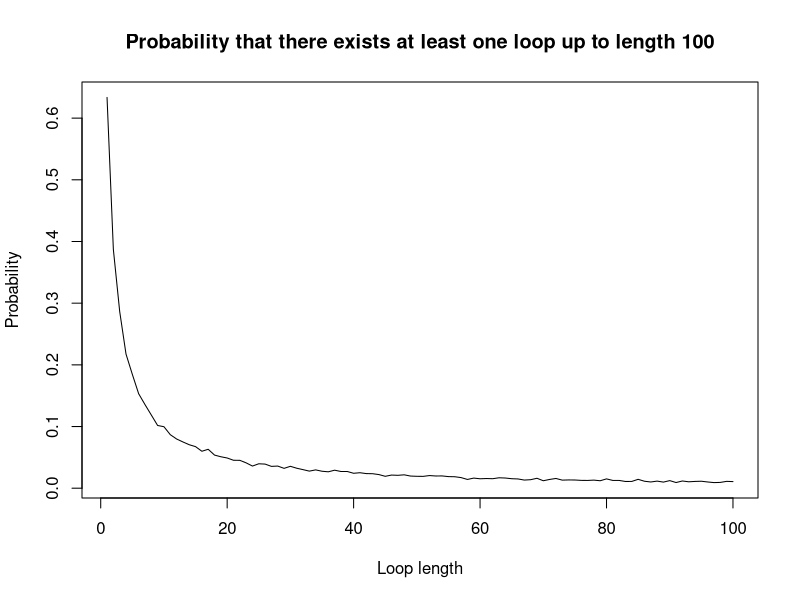

Generate this figure with R:
## Group34:Vangelis Antypas: s2449453, Jihan Li: s2322347, Daniel Kwok: s2308472
## Github repository address: 'https://github.com/Dani206-2/Project2'
## Contribution: Daniel created the github repository and invited Vangelis and 
## Jihan. Q1: Daniel+Jihan, Q2: Daniel, Q5: Daniel+Jihan, Q3,Q4,Q6: Vangelis
## For the sake of keeping a record, we have reported who worked on
## every question. However the submissions are not a product of individual work 
## because we worked by getting together and talking about the questions and 
## this just cannot be tracked. As far as we are concerned the distribution of 
## work was as uniform as possible.

## ----------------------------------------------------------------------------

## The function Pone, aims to calculate the probability of an individual  
## prisoner finding their own number in n tries. Depending on the chosen 
## strategy, Pone generates a sequence of the boxes the prisoner is going 
## through, along with the corresponding card numbers.
 

## Inputs: n: the number of prisoners divided by 2, k: the prison number through 
## "..." notation, strategy: 3 strategies to choose, through "..." notation
## nreps: number of simulations, the default value is set to 10,000.

## Output: probability of success for the chosen strategy for an individual
## prisoner.

## The function Pone is defined right after, the (sub)function Psub, which is 
## utilized in the definition of Pone

## ----------------------------------------------------------------------------

## The function Psub, aims to minimize the overlap between the function Pone
## and the function Pall, which is defined later on.

## Inputs: n,k,strategy and a 2n-vector cardseq representing the sequence of
## cards in the corresponding boxes, i.e cardseq[k] is the number of the card
## contained in the box k 

## Output: True if the prisoners finds his number for the given inputs 
## successfully, False otherwise.


## We will use the Sys.time() command to measure the runtime of the entire code

start_time <- Sys.time()

## Control the randomness
set.seed(0)

Psub<-function(n,k,strategy,cardseq){
  succeed=FALSE ## Assume the prisoner fails
  
  ## Checks if the strategy is 1 or 2
  if(strategy==1|strategy==2){
    
    
    
    if(strategy==1){ ## For strategy 1, pick box k
      
      card<-cardseq[k] ## The first card to be read
      
    } else { ## For strategy 2, random initial choice
      
      boxopen<-sample(seq(1,2*n),1) ## The box that the prisoner opens 
      card<-cardseq[boxopen] ## The card number in that box
    }
    
    
    i<-1 ## Set the number of boxes opened to be 1
    
    ## If the card is not found and boxes opened is less than n
    while (card!=k & i<n){
      
      ## Update the card read by using the previous card number to find
      ## the corresponding box number
      card<-cardseq[card] 
      i<-i+1 ## Increase the count by 1
    }
    
    ## If the prisoner finds the card before opening n cards, then succeed!
    if(card==k){
      succeed=TRUE
    }
  }
  
  if (strategy==3){## For strategy 3, random guessing 
    
    openseq<-sample(seq(1,2*n),n) ## Create a sequence of boxes to be opened
    
    ## If the prisoner number is in one of the n boxes, it counts as success
    if (k %in% cardseq[openseq]){
      succeed=TRUE
      
    }
  }
  succeed ## Output: either TRUE or FALSE
}

## ----------------------------------------------------------------------------

Pone<-function (n,nreps=10000,...){
  ## We set the number of successes as 0
  success<-0
  
  
  ## Repeating the simulation for nreps times
  for (i in 1:nreps){
    cardseq<-c() ## Generate an empty vector for cardseq
    cardseq<- sample(seq(1,2*n),2*n) ## Randomly allocate cards to boxes
    
    ## We use the Psub function to run the simulation
    result<-Psub(n=n,cardseq=cardseq,...) 
    
    if (result){ ## Add 1 if Psub returns true, indicating success
      success<-success+1 
    }
  }
  success/nreps ## Output:the probability of success
  
}

## ----------------------------------------------------------------------------

## The function Pall aims to calculate the probability of success for all the
## prisoners, i.e. the probability that every single prisoner finds their 
## number, under a given strategy.
## Inputs: n, nreps (same meaning as above)
## plus strategy through '...' notation
## Output: Probability that all the prisoners find their number for the given
## inputs.  


 
Pall<-function(n,nreps=10000,...){
  ## We set the number of successes to 0
  success<-0
  
  ## Repeating the simulation for nreps times
  for (i in 1:nreps){
    cardseq<-c() ## Generate an empty vector for cardseq
    cardseq<- sample(seq(1,2*n),2*n) ## Randomly allocate card no. to boxes
    
    for (k in 1:(2*n)){ ## Test all prisoners from k=1 to 2n
      result<-Psub(n=n,k=k,cardseq=cardseq,...)
      if (result==FALSE){
        break ## If one prisoner fails we can stop the simulation
      }
      if (k==2*n){ ## If the last prisoner succeed, we are successful!
        success<-success+1
      }
    }
    
    
  }
  success/nreps ## Output:the probability of success
  
  
}

## ----------------------------------------------------------------------------


## Demonstration

## For an individual prisoner
## The probability of success is the same for every prisoner (under any 
## strategy), so without loss of generality we demonstrate for prisoner 1


## Probability of success for prisoner 1, for n=5, under strategy=1,2,3

r_ind5=c()

for(i in 1:3){
   
      r_ind5<-c(r_ind5,Pone(n=5,k=1,strategy=i))

}

## Probability of success for prisoner 1, for n=50, under strategy=1,2,3


r_ind50=c()

for(i in 1:3){
   
      r_ind50<-c(r_ind50,(Pone(n=50,k=1,strategy=i)))

}

## For all prisoners
## Probability of success for all prisoners simultaneously, under 
## strategy=1,2,3

r_all5=c()

for(i in 1:3){
   
      r_all5<-append(r_all5,(Pall(n=5,strategy=i)))

}


r_all50=c()

for(i in 1:3){
   
      r_all50=append(r_all50,(Pall(n=50,strategy=i)))

}


## ----------------------------------------------------------------------------

## results : r_ind5 = 0.4959 0.4028 0.4943, r_ind50 = 0.4955 0.3808 0.4947
## r_all5 = 0.3598 0.0001 0.0013, r_all50 = 0.3127 0.0000 0.0000

## ----------------------------------------------------------------------------

## We observe that for the individual cases stretagies 1,3 give better results
## than strategy 2, which matches our theoretical expectations. To understand
## why that is consider the fact that for strategy=1,3 the theoretical 
## probability is 1/2 while for strategy 2 the prisoner can choose a loop that 
## does not contain their number, so in that case they are stuck, which is why
## intuitively the probability for strategy 2 is <1/2. The really surprising 
## result comes when we consider the probability of success for all the 
## prisoners combined. For strategies 2,3 the probabilities of every prisoner
## are independent, because of the random choice of boxes, which makes the 
## combined probability fall off to zero really fast as the number of prisoners
## increases. For strategy 1, we get a very high probabilty compared to the 
## other strategies, because the  individual probabilities of success are no
## longer independent, because we have to take in to account the underlying 
## permutation of boxes. This means that, if for example prisoner 1 finds their
## number then every other prisoner whose number lies on the same loop is also
## going to succeed in finding their number, so the individual successes are 
## not independent. 
## References (for theoretical results): 
## 'https://en.wikipedia.org/wiki/100_prisoners_problem'.



## ----------------------------------------------------------------------------

##  The function dloop aims to estimate, by simulation, the probability of each 
##  loop length from 1 to 2n occurring at least once in a random shuffling of 
##  cards to boxes.

##  Inputs: n, nreps (same meaning as above)

##  Output: The probability of each loop length from 1 to 2n occurring at 
##  least once in a random shuffling of cards to boxes.



dloop<-function(n,nreps){
  
  
  v<-rep(0,2*n) ## Create an empty vector for total occurance for each loop len 
  
  ## Repeating the simulation for nreps times
  for (i in 1:nreps){
    cardseq<-c() 
    cardseq<- sample(seq(1,2*n),2*n) ## Randomly allocate card to boxes
    v.sim<-rep(0,2*n) ### vector used to find whether a loop length has occured 
    
    opencard.seq<-rep(0,2*n) ## assume all card are not opened
    for (k in 1:(2*n)){ ## Test prison number from 1 to 2k
      
      ## Only test cards that are NOT opened
      ## Cards opened will have the same loop length
      ## with one of the previous cards
      
      if(opencard.seq[k]==0){  
        
        loop.len<-1
        card<-cardseq[k] ## The first card to be opened
        
        while (card!=k){
          ## Update the card opened by using the previous card number to find
          ## the corresponding box number
          card<-cardseq[card]
          
          ## Record which card has been opened
          opencard.seq[card]<-1
          
          loop.len<-loop.len+1 ## Increase the loop by 1
        }
        v.sim[loop.len]<-1 ## Enter 1 for the loop length occured
      } 
    }
    
    
    
    ## Update the frequency in vector v by adding v.sim
    v<-v+v.sim
    
  }
  
  
  v/nreps ## Output: Vector with length 2n
}

## ----------------------------------------------------------------------------

## Calculating the probability that there does not exist a loop longer than 50
## for n=50,nreps=10000

u<-dloop(50,10000)
prob<-1 - sum(u[51:100])
## prob is really close to the theoretical probability for strat 1, n=100

## Plotting the probability that there exists a loop of lentgh L=1,...,100

## Plot title
title=c('Probability that there exists at least one loop up to length 100') 


plot(seq(1,100,1),u, main = title,xlab='Loop length',ylab='Probability',
         type='l')



## ----------------------------------------------------------------------------

end_time <- Sys.time()
runtime <- end_time - start_time
 
## ----------------------------------------------------------------------------


